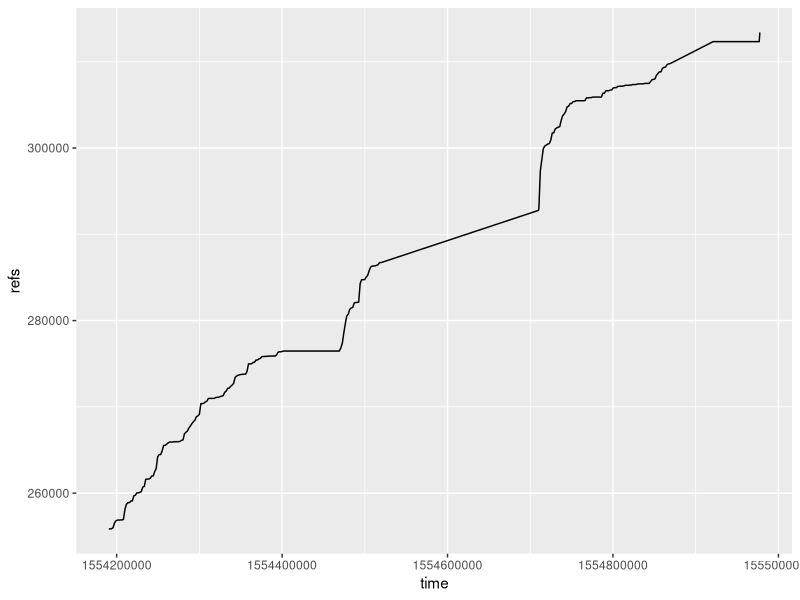
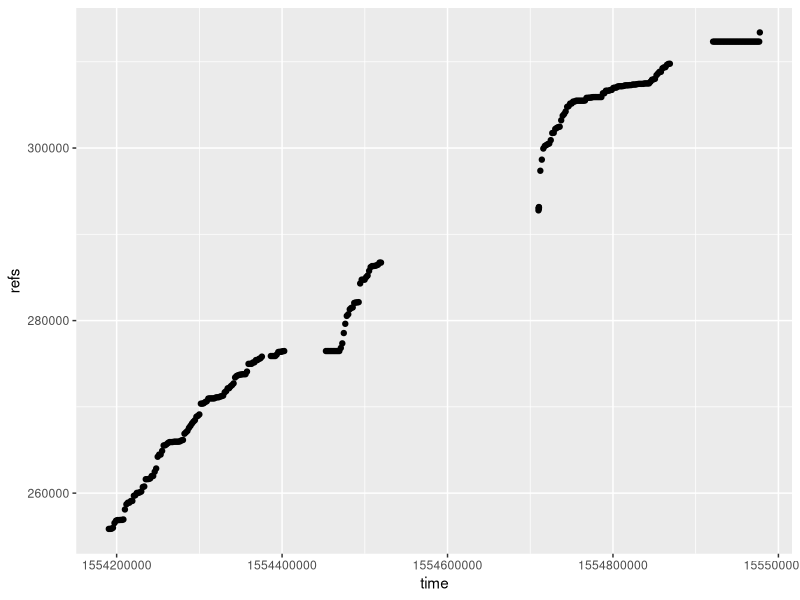

Here is the R script that generated these plots, in order:
library(ggplot2)

setwd(paste0(Sys.getenv('CS_HOME'),'/UrbanDynamics/Models/QuantEpistemo'))

counts <- read.csv('progress.txt',sep=";")
names(counts)<-c("time","refs","links","remaining")

g=ggplot(counts)
g+geom_line(aes(x=time,y=refs))

g=ggplot(counts)
g+geom_point(aes(x=time,y=refs))#+scale_x_date()
